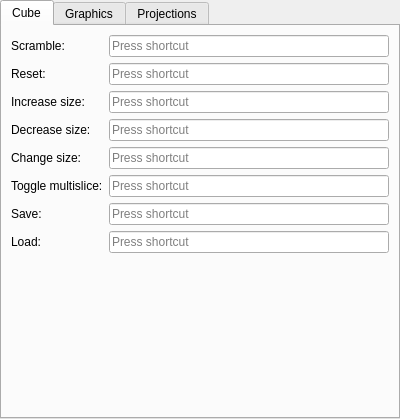
<?xml version="1.0" encoding="UTF-8"?>
<ui version="4.0">
 <class>ControlsWidget</class>
 <widget class="QWidget" name="ControlsWidget">
  <property name="geometry">
   <rect>
    <x>0</x>
    <y>0</y>
    <width>400</width>
    <height>419</height>
   </rect>
  </property>
  <property name="windowTitle">
   <string>Form</string>
  </property>
  <layout class="QVBoxLayout" name="verticalLayout">
   <property name="leftMargin">
    <number>0</number>
   </property>
   <property name="topMargin">
    <number>0</number>
   </property>
   <property name="rightMargin">
    <number>0</number>
   </property>
   <property name="bottomMargin">
    <number>0</number>
   </property>
   <item>
    <widget class="QTabWidget" name="tabWidget">
     <property name="currentIndex">
      <number>0</number>
     </property>
     <widget class="QWidget" name="tab">
      <attribute name="title">
       <string>Cube</string>
      </attribute>
      <layout class="QVBoxLayout" name="verticalLayout_2">
       <item>
        <layout class="QFormLayout" name="formLayout_4">
         <item row="0" column="0">
          <widget class="QLabel" name="label">
           <property name="text">
            <string>Scramble:</string>
           </property>
          </widget>
         </item>
         <item row="1" column="0">
          <widget class="QLabel" name="label_2">
           <property name="text">
            <string>Reset:</string>
           </property>
          </widget>
         </item>
         <item row="2" column="0">
          <widget class="QLabel" name="label_3">
           <property name="text">
            <string>Increase size:</string>
           </property>
          </widget>
         </item>
         <item row="3" column="0">
          <widget class="QLabel" name="label_4">
           <property name="text">
            <string>Decrease size:</string>
           </property>
          </widget>
         </item>
         <item row="4" column="0">
          <widget class="QLabel" name="label_5">
           <property name="text">
            <string>Change size:</string>
           </property>
          </widget>
         </item>
         <item row="0" column="1">
          <widget class="QKeySequenceEdit" name="scrambleKeySequenceEdit"/>
         </item>
         <item row="1" column="1">
          <widget class="QKeySequenceEdit" name="resetKeySequenceEdit"/>
         </item>
         <item row="2" column="1">
          <widget class="QKeySequenceEdit" name="increaseSizeKeySequenceEdit"/>
         </item>
         <item row="3" column="1">
          <widget class="QKeySequenceEdit" name="decreaseSizeKeySequenceEdit"/>
         </item>
         <item row="4" column="1">
          <widget class="QKeySequenceEdit" name="changeSizeKeySequenceEdit"/>
         </item>
         <item row="5" column="0">
          <widget class="QLabel" name="label_6">
           <property name="text">
            <string>Toggle multislice:</string>
           </property>
          </widget>
         </item>
         <item row="5" column="1">
          <widget class="QKeySequenceEdit" name="toggleMultisliceKeySequenceEdit"/>
         </item>
         <item row="6" column="0">
          <widget class="QLabel" name="label_24">
           <property name="text">
            <string>Save:</string>
           </property>
          </widget>
         </item>
         <item row="7" column="0">
          <widget class="QLabel" name="label_25">
           <property name="text">
            <string>Load:</string>
           </property>
          </widget>
         </item>
         <item row="6" column="1">
          <widget class="QKeySequenceEdit" name="saveKeySequenceEdit"/>
         </item>
         <item row="7" column="1">
          <widget class="QKeySequenceEdit" name="loadKeySequenceEdit"/>
         </item>
        </layout>
       </item>
      </layout>
     </widget>
     <widget class="QWidget" name="tab_2">
      <attribute name="title">
       <string>Graphics</string>
      </attribute>
      <layout class="QVBoxLayout" name="verticalLayout_3">
       <item>
        <layout class="QFormLayout" name="formLayout_5">
         <item row="1" column="0">
          <widget class="QLabel" name="label_7">
           <property name="text">
            <string>Zoom in:</string>
           </property>
          </widget>
         </item>
         <item row="1" column="1">
          <widget class="QKeySequenceEdit" name="zoomInKeySequenceEdit"/>
         </item>
         <item row="2" column="0">
          <widget class="QLabel" name="label_8">
           <property name="text">
            <string>Zoom out:</string>
           </property>
          </widget>
         </item>
         <item row="2" column="1">
          <widget class="QKeySequenceEdit" name="zoomOutKeySequenceEdit"/>
         </item>
         <item row="3" column="0">
          <widget class="QLabel" name="label_9">
           <property name="text">
            <string>Zoom in (small):</string>
           </property>
          </widget>
         </item>
         <item row="3" column="1">
          <widget class="QKeySequenceEdit" name="zoomInSmallKeySequenceEdit"/>
         </item>
         <item row="4" column="0">
          <widget class="QLabel" name="label_10">
           <property name="text">
            <string>Zoom out (small):</string>
           </property>
          </widget>
         </item>
         <item row="4" column="1">
          <widget class="QKeySequenceEdit" name="zoomOutSmallKeySequenceEdit"/>
         </item>
         <item row="7" column="0">
          <widget class="QLabel" name="label_11">
           <property name="text">
            <string>Toggle statistics:</string>
           </property>
          </widget>
         </item>
         <item row="7" column="1">
          <widget class="QKeySequenceEdit" name="toggleStatsKeySequenceEdit"/>
         </item>
         <item row="0" column="0">
          <widget class="QLabel" name="label_26">
           <property name="text">
            <string>Reset zoom:</string>
           </property>
          </widget>
         </item>
         <item row="0" column="1">
          <widget class="QKeySequenceEdit" name="resetZoomKeySequenceEdit"/>
         </item>
         <item row="5" column="0">
          <widget class="QLabel" name="label_27">
           <property name="text">
            <string>Zoom in (large):</string>
           </property>
          </widget>
         </item>
         <item row="6" column="0">
          <widget class="QLabel" name="label_28">
           <property name="text">
            <string>Zoom out (large):</string>
           </property>
          </widget>
         </item>
         <item row="5" column="1">
          <widget class="QKeySequenceEdit" name="zoomInLargeKeySequenceEdit"/>
         </item>
         <item row="6" column="1">
          <widget class="QKeySequenceEdit" name="zoomOutLargeKeySequenceEdit"/>
         </item>
        </layout>
       </item>
      </layout>
     </widget>
     <widget class="QWidget" name="tab_3">
      <attribute name="title">
       <string>Projections</string>
      </attribute>
      <layout class="QVBoxLayout" name="verticalLayout_4">
       <item>
        <layout class="QFormLayout" name="formLayout_6">
         <item row="0" column="0">
          <widget class="QLabel" name="label_12">
           <property name="text">
            <string>Reset projection:</string>
           </property>
          </widget>
         </item>
         <item row="1" column="0">
          <widget class="QLabel" name="label_13">
           <property name="text">
            <string>Change projection:</string>
           </property>
          </widget>
         </item>
         <item row="2" column="0">
          <widget class="QLabel" name="label_14">
           <property name="text">
            <string>Load projection 1:</string>
           </property>
          </widget>
         </item>
         <item row="3" column="0">
          <widget class="QLabel" name="label_15">
           <property name="text">
            <string>Load projection 2:</string>
           </property>
          </widget>
         </item>
         <item row="4" column="0">
          <widget class="QLabel" name="label_16">
           <property name="text">
            <string>Load projection 3:</string>
           </property>
          </widget>
         </item>
         <item row="5" column="0">
          <widget class="QLabel" name="label_17">
           <property name="text">
            <string>Load projection 4:</string>
           </property>
          </widget>
         </item>
         <item row="6" column="0">
          <widget class="QLabel" name="label_18">
           <property name="text">
            <string>Load projection 5:</string>
           </property>
          </widget>
         </item>
         <item row="7" column="0">
          <widget class="QLabel" name="label_19">
           <property name="text">
            <string>Load projection 6:</string>
           </property>
          </widget>
         </item>
         <item row="8" column="0">
          <widget class="QLabel" name="label_20">
           <property name="text">
            <string>Load projection 7:</string>
           </property>
          </widget>
         </item>
         <item row="9" column="0">
          <widget class="QLabel" name="label_21">
           <property name="text">
            <string>Load projection 8:</string>
           </property>
          </widget>
         </item>
         <item row="10" column="0">
          <widget class="QLabel" name="label_22">
           <property name="text">
            <string>Load projection 9:</string>
           </property>
          </widget>
         </item>
         <item row="11" column="0">
          <widget class="QLabel" name="label_23">
           <property name="text">
            <string>Load projection 10:</string>
           </property>
          </widget>
         </item>
         <item row="0" column="1">
          <widget class="QKeySequenceEdit" name="resetProjectionKeySequenceEdit"/>
         </item>
         <item row="1" column="1">
          <widget class="QKeySequenceEdit" name="changeProjectionKeySequenceEdit"/>
         </item>
         <item row="2" column="1">
          <widget class="QKeySequenceEdit" name="loadProjection1KeySequenceEdit"/>
         </item>
         <item row="3" column="1">
          <widget class="QKeySequenceEdit" name="loadProjection2KeySequenceEdit"/>
         </item>
         <item row="4" column="1">
          <widget class="QKeySequenceEdit" name="loadProjection3KeySequenceEdit"/>
         </item>
         <item row="5" column="1">
          <widget class="QKeySequenceEdit" name="loadProjection4KeySequenceEdit"/>
         </item>
         <item row="6" column="1">
          <widget class="QKeySequenceEdit" name="loadProjection5KeySequenceEdit"/>
         </item>
         <item row="7" column="1">
          <widget class="QKeySequenceEdit" name="loadProjection6KeySequenceEdit"/>
         </item>
         <item row="8" column="1">
          <widget class="QKeySequenceEdit" name="loadProjection7KeySequenceEdit"/>
         </item>
         <item row="9" column="1">
          <widget class="QKeySequenceEdit" name="loadProjection8KeySequenceEdit"/>
         </item>
         <item row="10" column="1">
          <widget class="QKeySequenceEdit" name="loadProjection9KeySequenceEdit"/>
         </item>
         <item row="11" column="1">
          <widget class="QKeySequenceEdit" name="loadProjection10KeySequenceEdit"/>
         </item>
        </layout>
       </item>
      </layout>
     </widget>
    </widget>
   </item>
  </layout>
 </widget>
 <resources/>
 <connections/>
</ui>
